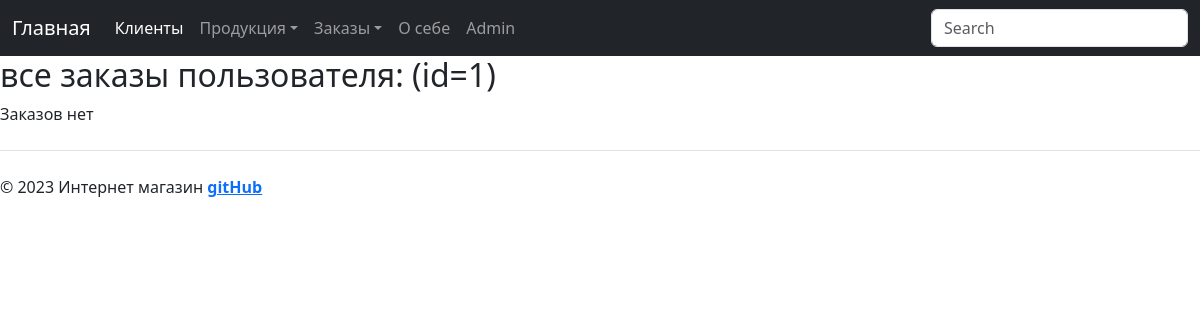
/market/market/client_orders/1, run on an earlier commit of the app's database.
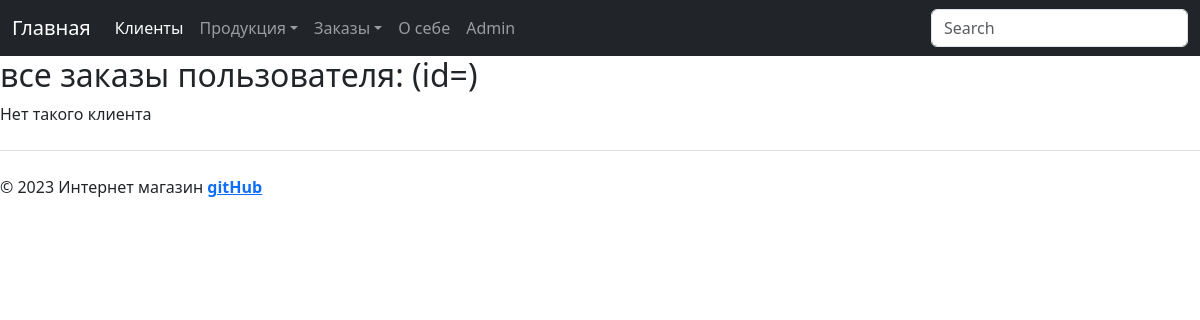
And on a later commit of the database.
### marketapp/models.py (models this page shows, shortened)
class Client(models.Model):
    name_client = models.CharField(max_length=50)
    email = models.EmailField()
    phone_number = models.CharField(max_length=12)
    address = models.CharField(max_length=100)

### marketapp/views.py (the view)
# urls.py: path('market/client_orders/<int:id_client>', views.client_orders, name='client_orders'),      # все заказы по клиенту (формы выбора клиента пока нет)
def client_orders(request, id_client: int):
    products = {}
    client = Client.objects.filter(pk=id_client).first()
    orders = Order.objects.filter(buyer=client).all()
    for order in orders:
        products[order.id] = str(order.products.all()).replace('<QuerySet [<', '').replace('>]>', '').split('>, <')
    return render(request, 'marketapp/client_orders.html', {'client': client, 'orders': orders, 'products': products})

### marketapp/templates/marketapp/client_orders.html (shortened to what this page needs)
{% extends 'marketapp/base.html' %}
{% block content %}
    <h2>все заказы пользователя: {{ client.name_client }} (id={{ client.id }})</h2>
    {% if orders %}
        {% for order in orders %}
            <h1>Заказ №{{ order.id }}</h1>
            <p>Дата создания: {{ order.date_create_order }}</p>
            <p>Общая стоимость: {{ order.total_cost }}</p>
            <h3>Товары:</h3>
                {% for key, value in products.items %}
                    {% if key == order.id %}
                        {% for product in value %}
                            <p>{{ product }}</p>
                        {% endfor %}
                    {% endif %}
                {% endfor %}
        {% endfor %}
    {% elif client.id == NULL %}
        <p>Нет такого клиента</p>
     {% else %}
        <p>Заказов нет</p>
    {% endif %}
{% endblock %}

### marketapp/templates/marketapp/base.html (shortened to what this page needs)
<!DOCTYPE html>
<html lang="en">
<head>
    <link href="https://cdn.jsdelivr.net/npm/bootstrap@5.3.2/dist/css/bootstrap.min.css" rel="stylesheet"
>
</head>
<body>
<nav class="navbar navbar-expand-sm navbar-dark bg-dark" aria-label="Third navbar example">
    <div class="container-fluid">
        <a class="navbar-brand" href="/">Главная</a>
        <div class="collapse navbar-collapse" id="navbarsExample03">
            <ul class="navbar-nav me-auto mb-2 mb-sm-0">
                <li class="nav-item">
                    <a class="nav-link active" aria-current="page" href="/market/clients">Клиенты</a>
                </li>
                <li class="nav-item dropdown">
                    <a class="nav-link dropdown-toggle" href="#" data-bs-toggle="dropdown" aria-expanded="false">Продукция</a>
                </li>
                <li class="nav-item dropdown">
                    <a class="nav-link dropdown-toggle" href="#" data-bs-toggle="dropdown" aria-expanded="false">Заказы</a>
                </li>
                <li class="nav-item">
                    <a class="nav-link" href="/about_me">О себе</a>
                </li>
                <li class="nav-item">
                    <a class="nav-link" href="/admin">Admin</a>
                </li>
            </ul>
            <form role="search">
                <input class="form-control" type="search" placeholder="Search" aria-label="Search">
            </form>
        </div>
    </div>
</nav>
{% block content %} {% endblock %}
<footer>
    <div class="d-flex flex-column flex-sm-row justify-content-between py-4 my-4 border-top">
        <p>© 2023 Интернет магазин  <a href="https://github.com/VladLore/Django/tree/master/Seminar/myproject"><strong>gitHub</strong></a></p>
    </div>
</footer>
</body>
</html>

What changed in the data, as far as the page shows it:
removed Client: id "1"
Also different on the page:
text no longer shown: "Заказов нет"
text now shown: "Нет такого клиента"
